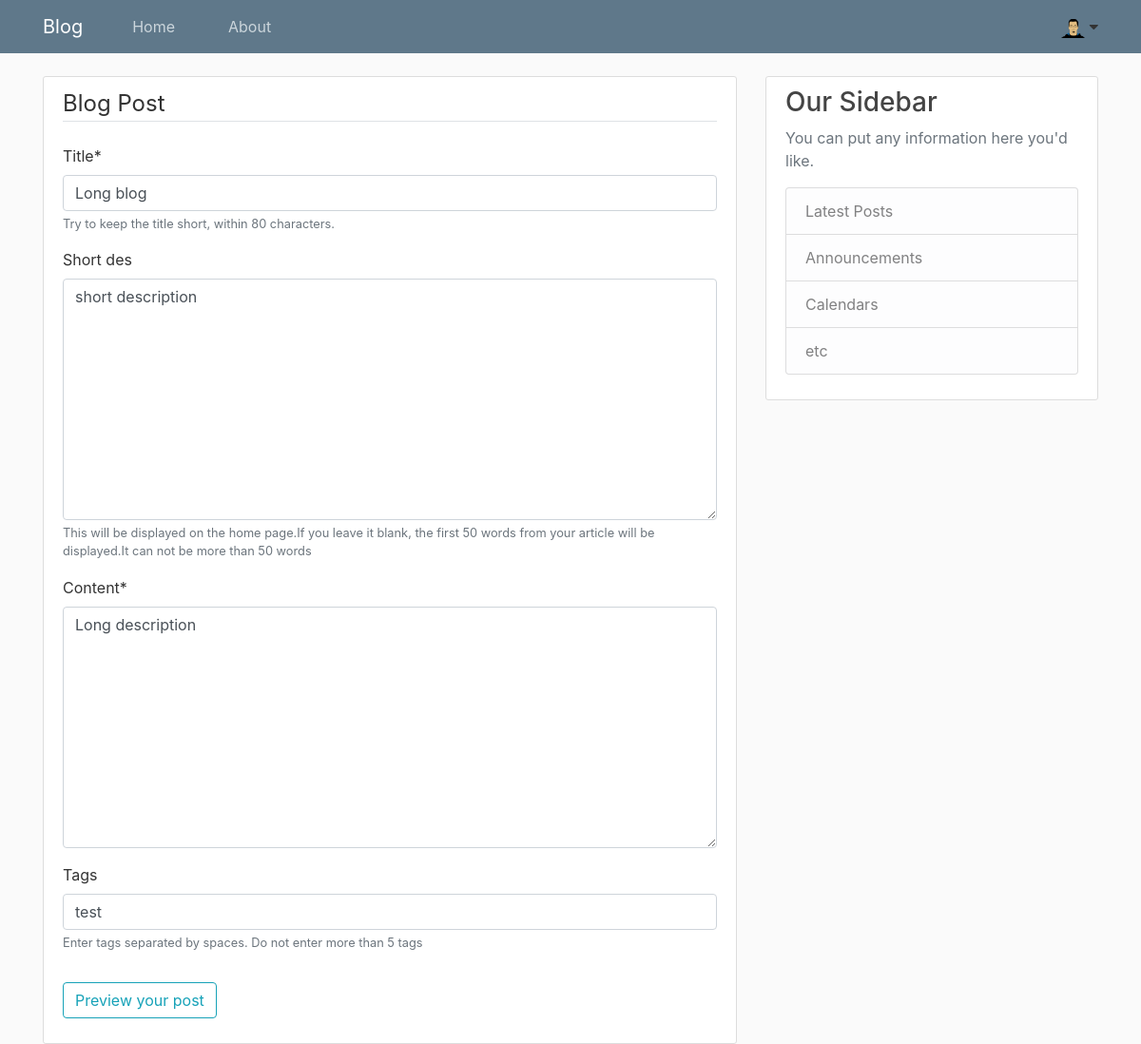
The app's page /blog/post/long-blog/update (signed in), older data.
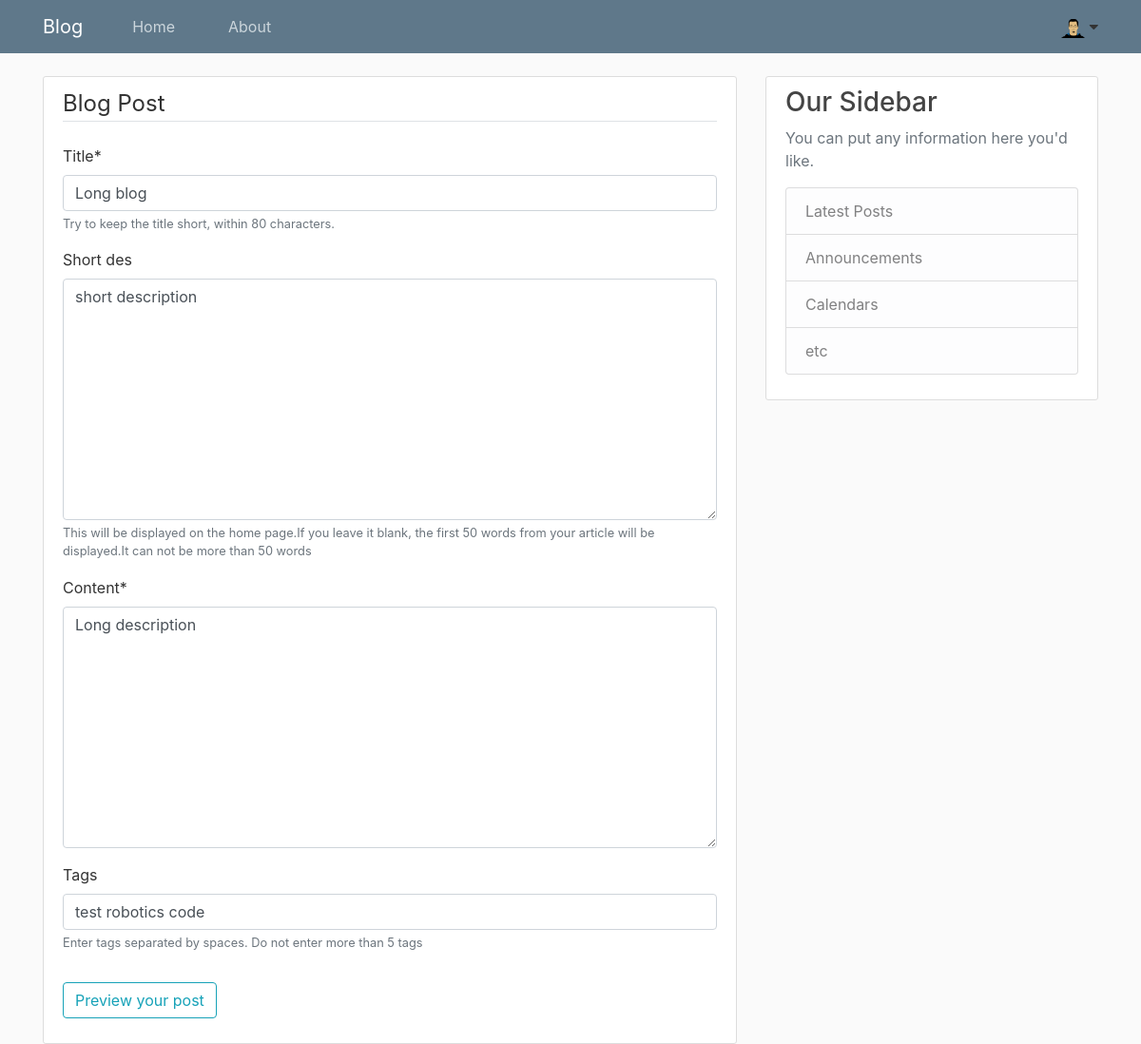
The same page, newer data.
### Blog/models.py (models this page shows, shortened)
class Post(models.Model):
    title = models.CharField(help_text='Try to keep the title short, within 80 characters.', max_length=80, unique=True)
    slug = models.SlugField(default='', max_length=80)
    short_des = models.TextField(help_text=('This will be displayed on the home page.'
                                    'If you leave it blank, the first 50 words from your article will be displayed.'
                                    'It can not be more than 50 words'),
                                    default='', max_length=500, blank=True
                                )
    content = models.TextField()
    tags = models.CharField(help_text='Enter tags separated by spaces. Do not enter more than 5 tags', max_length=80, default='', blank=True)
    date_posted = models.DateTimeField(default=timezone.now)
    last_updated = models.DateTimeField(auto_now=True)
    author = models.ForeignKey(User, null=True, on_delete=models.SET_NULL)
    publish = models.BooleanField(default=False)

### Blog/views.py (the view, shortened to what this page needs)
# urls.py: path('post/<slug:slug>/update', PostUpdateView.as_view(), name='post-update'),
class PostUpdateView(LoginRequiredMixin, UserPassesTestMixin, UpdateView):
    model = Post
    fields = ['title', 'short_des', 'content', 'tags']
    def test_func(self):
        post = self.get_object()
        if self.request.user == post.author:
            return True
        return False

### Blog/templates/Blog/post_form.html (shortened to what this page needs)
{% extends "Blog/base.html" %} {% load crispy_forms_tags %} {% block content %}
<div class="content-section">
    <form method="post">
        <fieldset class="form-group">
            <legend class="border-bottom mb-4">Blog Post</legend>
            {{ form|crispy }}
        </fieldset>
        <div class="form-group">
            <button class="btn btn-outline-info" type="submit">Preview your post</button>
        </div>
    </form>
</div>
{% endblock content %}

Row changes from the older to the newer data that the page shows:
changed Post "Long blog": tags "test" → "test robotics code"
